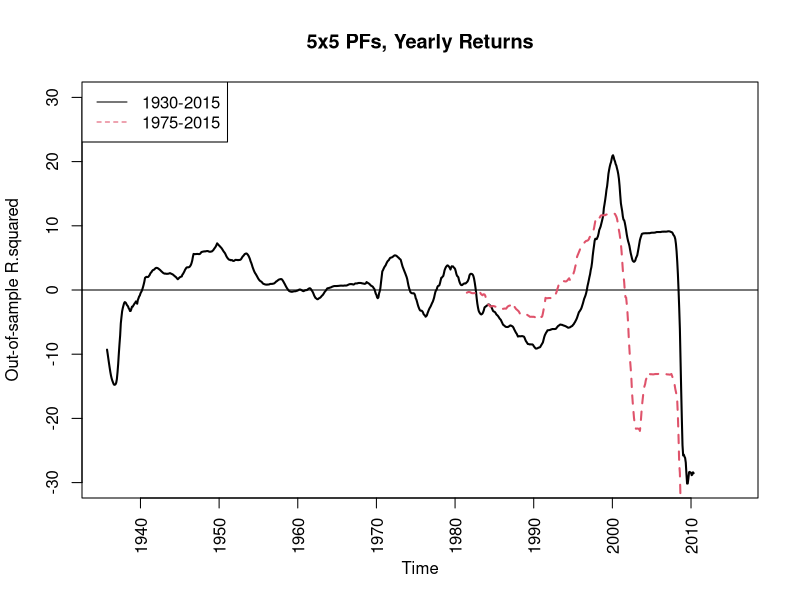
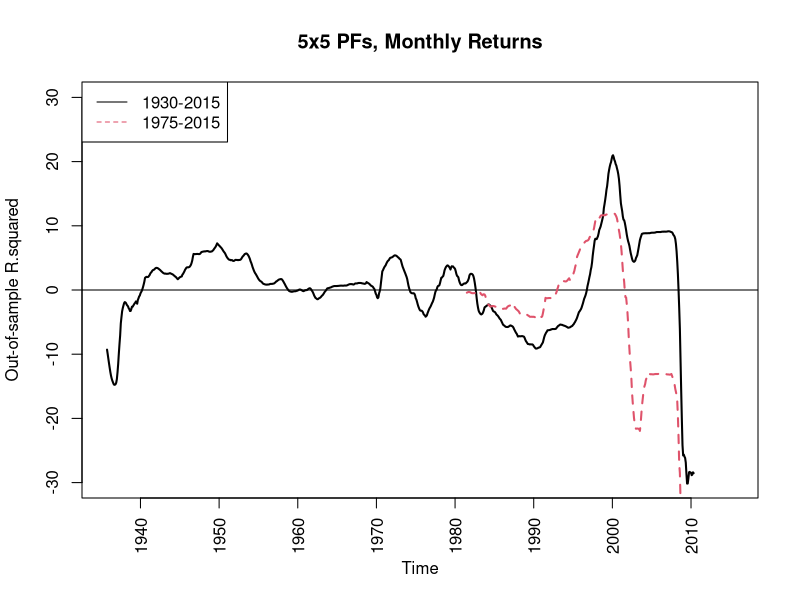

These charts were generated, in order, by the following R code:
#Plot for monthly
setwd("C:/Users/jesper/OneDrive/Master Thesis/Data testing/rstuff/5x5")

x1<- read.table("frame5x5IS_1y.txt",T)
x2 <- read.table("frame5x5IS_1y_40y.txt",T)

fin <- as.numeric(x1[nrow(x1),4])
fin <- as.numeric(paste(format(fin/1000000,digits=4)))*10000+
  ((as.numeric(paste(format(fin/1000000,digits=6)))*10000-
      as.numeric(paste(format(fin/1000000,digits=4)))*10000)*100+1)/12

plot(y=x1[,5],x=seq(fin-(nrow(x1)*1/12)+1/12,to=fin,by=1/12),type="l",
     ylab="Out-of-sample R.squared", xlab="Time",main="5x5 PFs, Yearly Returns",ylim=c(-30,30),xaxt="n",lwd=2,lty=1)
abline(0,0)
lines(y=x2[,5],x=seq(fin-(nrow(x2)*1/12)+1/12,to=fin,by=1/12),lty=2,col=2,lwd=2)
axis(1,xaxp=c(1940,2010,7),las=2)
legend("topleft",legend= c("1930-2015","1975-2015"),col=c(1,2),lty=c(1,2))

#Plot for yearly
setwd("C:/Users/jesper/OneDrive/Master Thesis/Data testing/rstuff/5x5")

x1<- read.table("frame5x5IS_1y.txt",T)
x2 <- read.table("frame5x5IS_1y_40y.txt",T)

fin <- as.numeric(x1[nrow(x1),4])
fin <- as.numeric(paste(format(fin/1000000,digits=4)))*10000+
  ((as.numeric(paste(format(fin/1000000,digits=6)))*10000-
      as.numeric(paste(format(fin/1000000,digits=4)))*10000)*100+1)/12

plot(y=x1[,5],x=seq(fin-(nrow(x1)*1/12)+1/12,to=fin,by=1/12),type="l",
     ylab="Out-of-sample R.squared", xlab="Time",main="5x5 PFs, Monthly Returns",ylim=c(-30,30),xaxt="n",lwd=2,lty=1)
abline(0,0)
lines(y=x2[,5],x=seq(fin-(nrow(x2)*1/12)+1/12,to=fin,by=1/12),lty=2,col=2,lwd=2)
axis(1,xaxp=c(1940,2010,7),las=2)
legend("topleft",legend= c("1930-2015","1975-2015"),col=c(1,2),lty=c(1,2))
